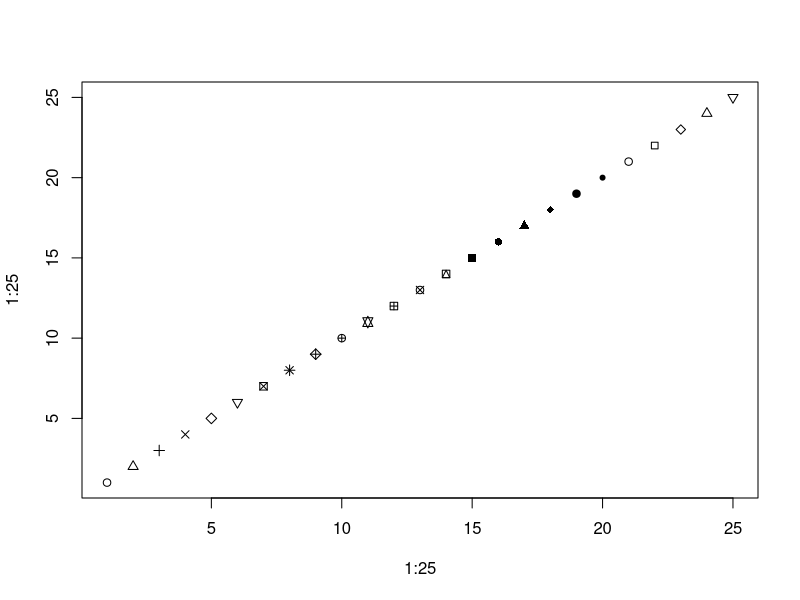
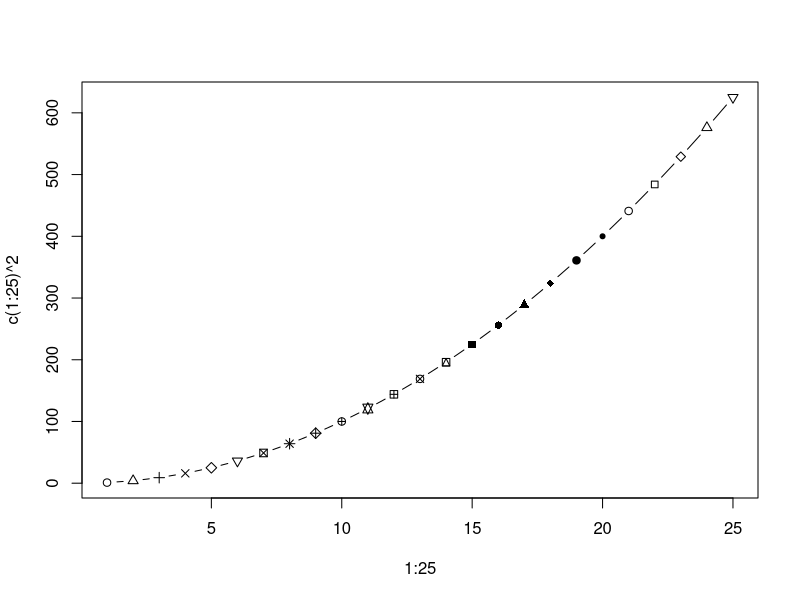

Source code (R) for these figures, in order: (Note: this script raises an error after producing the figures.)
## ---- chunk 1
#| label: fig-plot
#| fig-cap: "plot 点-线"
#| fig-subcap:
#|   - "点"
#|   - "线"
#| layout-ncol: 2
#| column: page-right

plot(1:25,1:25,pch=c(1:25))
plot(1:25,c(1:25)^2,type="b",pch=c(1:25))
## ---- chunk 2
#| label: fig-histogram
#| code-summary: "直方图"
#| fig-cap: "Histograms of mpg"
#| fig-subcap:
#|   - "Histogram of `cty`s"
#|   - "Histogram of `hwy`s" 
#| fig-alt: "What's this."
#| layout-ncol: 2
#| column: page-right

ggplot(mpg, aes(cty)) +
  geom_histogram() +
  labs(title = "Histogram of cty")

ggplot(mpg, aes(x =hwy)) +
  geom_histogram() +
  labs(title = "Histogram of hwy")
## ---- chunk 3
#| label: tbl-stats
#| tbl-cap: "Table Summary statistics "

mpg %>%
  summarise(
    mean_displ=mean(displ),
    mean_hwy=mean(hwy),
    mean_cty=mean(cty),
    .by = cyl
    ) %>%
  knitr::kable(digits = c(0, 0, 0, 0, 2))
## ---- chunk 4
knitr::opts_chunk$set(
  comment = "#>",
  collapse = TRUE,
  cache = TRUE,
  message = FALSE,
  error = FALSE,
)
ggplot2::theme_set(ggplot2::theme_classic())
